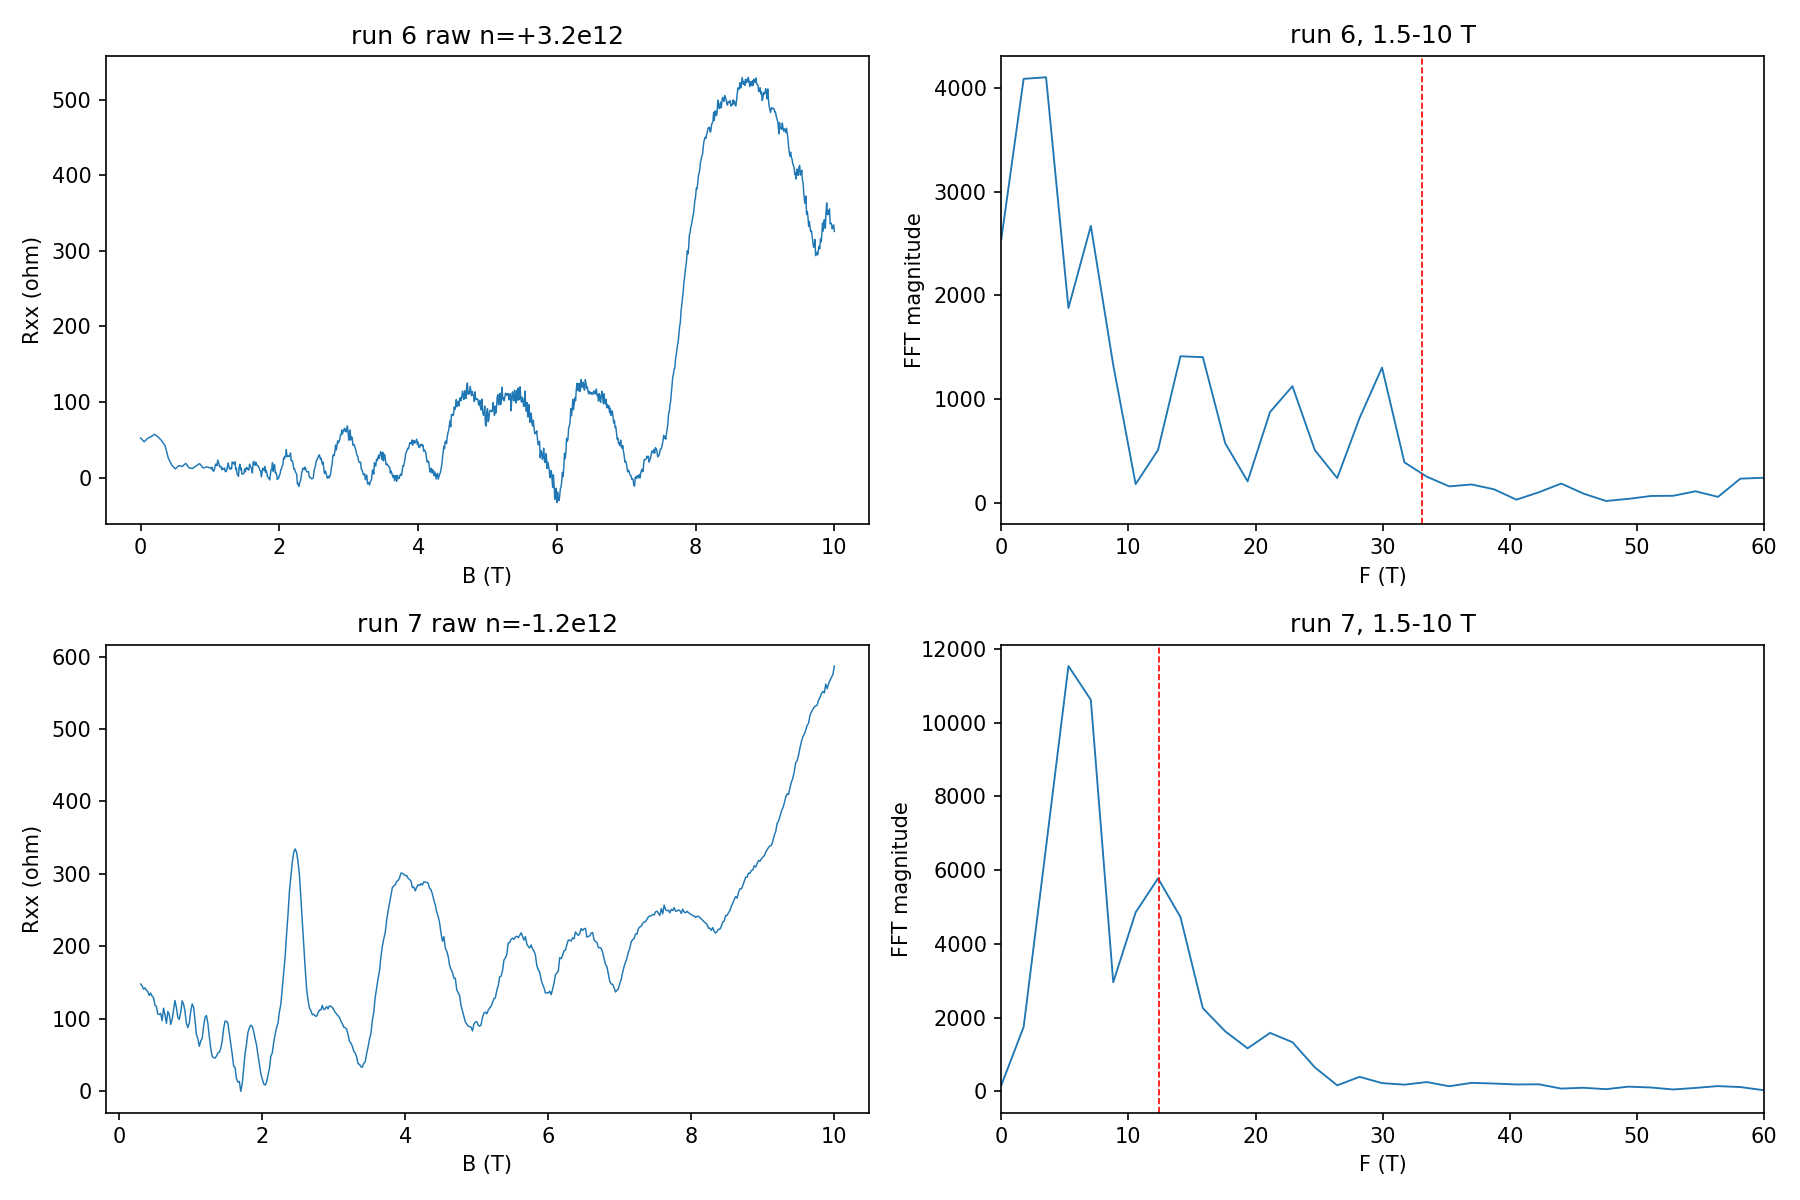

The script that saved this image:
"""Read-only, session-local SdH spot-check analysis for runs 6 and 7."""
import numpy as np
import matplotlib
matplotlib.use("Agg")
import matplotlib.pyplot as plt
from scipy.signal import find_peaks
from hera.analysis import open_run, resolve_channels, current_channel, sdh_fft, sdh_onset, luttinger_frequency

fig, axs = plt.subplots(2, 2, figsize=(12, 8))
for row, (rid, n) in enumerate([(6, 3.2), (7, -1.2)]):
    run = open_run(f"data/{rid}")
    b = run.col("magnet_field")
    ch = resolve_channels(run.meta)
    cur = current_channel(ch)
    rv = next(c for c in ch if c.cid == "sr1")
    I = run.col(cur.col) / cur.gain
    R = (run.col(rv.col) / rv.gain) / I
    print(f"run {rid}: n={n:+.2f}e12, B={b.min():.2f}-{b.max():.2f} T, R={R.min():.1f}-{R.max():.1f} ohm, I={I.min()*1e9:.2f}-{I.max()*1e9:.2f} nA, T={run.col('T_sample').min():.3f}-{run.col('T_sample').max():.3f} K")
    print(f"  TG current median/max abs = {np.median(run.col('k_2400_tg_curr'))*1e12:.1f}/{np.max(np.abs(run.col('k_2400_tg_curr')))*1e12:.1f} pA; BG = {np.median(run.col('k_2400_bg_curr'))*1e12:.1f}/{np.max(np.abs(run.col('k_2400_bg_curr')))*1e12:.1f} pA")
    f, spec = sdh_fft(R[:, None], b, b_range=(1.5, 10), bg_degree=5, log=False)
    y = spec[0]
    p, _ = find_peaks(y, prominence=0.1*y.max())
    p = sorted(p, key=lambda i: y[i], reverse=True)[:8]
    print("  FFT peaks (1.5-10 T):", [(round(float(f[i]), 2), round(float(y[i]/y.max()), 2)) for i in p])
    print("  full-density F_L:", float(luttinger_frequency(abs(n)*1e16)), "T")
    try:
        o = sdh_onset(R, b, b_hi=10, b_lo=0.5, r_full_scale=5000, bg_degree=5)
        print(o.summary())
    except Exception as e:
        print("  onset failed:", type(e).__name__, str(e))
    axs[row, 0].plot(b, R, lw=0.7)
    axs[row, 0].set(xlabel="B (T)", ylabel="Rxx (ohm)", title=f"run {rid} raw n={n:+.1f}e12")
    axs[row, 1].plot(f, y, lw=0.9)
    axs[row, 1].set(xlim=(0, 60), xlabel="F (T)", ylabel="FFT magnitude", title=f"run {rid}, 1.5-10 T")
    axs[row, 1].axvline(float(luttinger_frequency(abs(n)*1e16)), color="r", ls="--", lw=0.8)
fig.tight_layout()
fig.savefig("hera_scratch/spot_checks.png", dpi=150)
